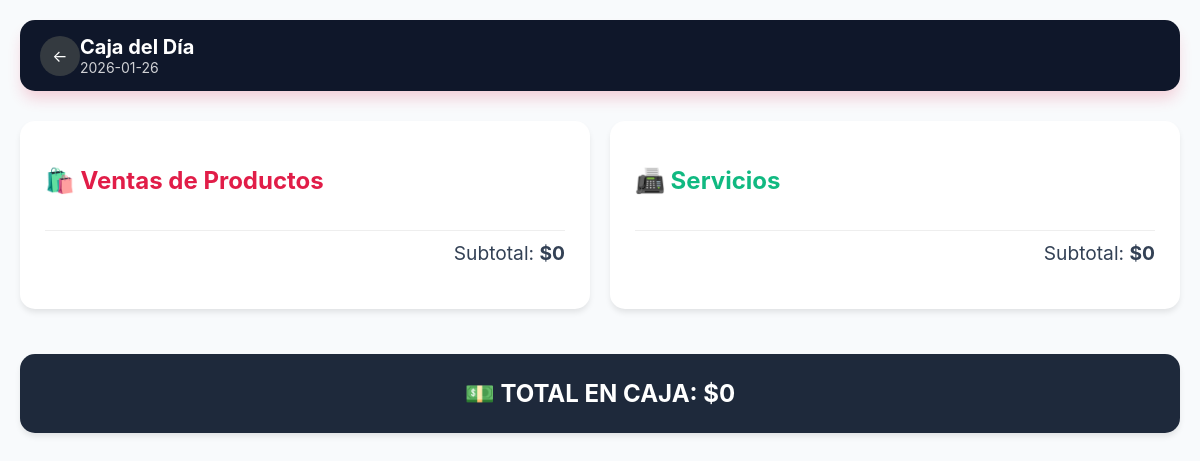
Page /historial (signed in) on the earlier database version.
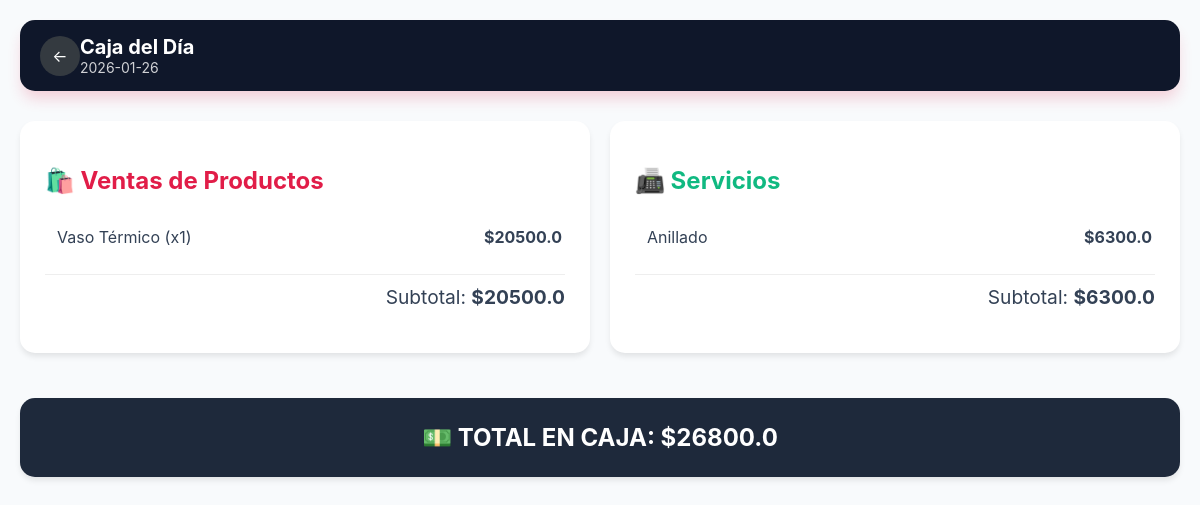
Same page on the later database version.
### tables this page shows
CREATE TABLE ventas (id INTEGER PRIMARY KEY AUTOINCREMENT, producto_nombre TEXT NOT NULL, cantidad INTEGER NOT NULL, monto_total REAL NOT NULL, fecha TIMESTAMP DEFAULT CURRENT_TIMESTAMP);

CREATE TABLE servicios (
                    id INTEGER PRIMARY KEY AUTOINCREMENT,
                 tipo TEXT NOT NULL,
                 monto REAL NOT NULL,
                 fecha TIMESTAMPO DEFAULT CURRENT_TIMESTAMP
                );

### main.py (the view)
@app.route('/historial')
@login_required
def historial():
    conn = conectar()
    hoy = datetime.now().strftime('%Y-%m-%d')
    ventas = conn.execute('SELECT * FROM ventas WHERE date(fecha) = ?', (hoy,)).fetchall()
    servicios = conn.execute('SELECT * FROM servicios WHERE date(fecha) = ?', (hoy,)).fetchall()
    total_v = sum(v['monto_total'] for v in ventas)
    total_s = sum(s['monto'] for s in servicios)
    conn.close()
    return render_template('historial.html', ventas=ventas, servicios=servicios,
                           total_v=total_v, total_s=total_s, total_dia=total_v+total_s, fecha=hoy)

### main.py (called while the page is built)
@login_manager.user_loader
def load_user(user_id):
    return User(user_id)

def conectar():
    base_dir = os.path.abspath(os.path.dirname(__file__))
    db_path = os.path.join(base_dir, 'libreria.db')
    conn = sqlite3.connect(db_path)
    conn.row_factory = sqlite3.Row
    return conn

### templates/historial.html (shortened to what this page needs)
<!DOCTYPE html>
<html lang="es">
<head>
    <link rel="stylesheet" href="{{ url_for('static', filename='css/style.css') }}">
</head>
<body style="background:#f8fafc;">
    <div class="main-container">
        <header class="header-hada" style="background: #0f172a;">
            <div style="display: flex; align-items: center;">
                <a href="/" class="btn-volver" title="Volver al Panel">←</a>
                <div>
                    <h1 style="margin:0; font-size: 20px;">Caja del Día</h1>
                    <p style="margin:0; opacity: 0.8; font-size: 14px;">{{ fecha }}</p>
                </div>
            </div>
        </header>
        <div style="display:grid; grid-template-columns: 1fr 1fr; gap:20px;">
            <div class="card-hada">
                <h2 style="color:var(--rojo-hada);">🛍️ Ventas de Productos</h2>
                <table style="width:100%;">
                    {% for v in ventas %}
                    <tr style="border-bottom: 1px solid #eee;">
                        <td style="padding:10px;">{{ v.producto_nombre }} (x{{ v.cantidad }})</td>
                        <td style="text-align:right;"><strong>${{ v.monto_total }}</strong></td>
                    </tr>
                    {% endfor %}
                </table>
                <p style="text-align:right; font-size:1.2rem; margin-top:15px; border-top: 1px solid #eee; padding-top: 10px;">
                    Subtotal: <strong>${{ total_v }}</strong>
                </p>
            </div>
            <div class="card-hada">
                <h2 style="color:#10b981;">📠 Servicios</h2>
                <table style="width:100%; text-align:left;">
                    {% for s in servicios %}
                    <tr style="border-bottom: 1px solid #eee;">
                        <td style="padding:10px;">{{ s.tipo }}</td>
                        <td style="text-align:right; font-weight:bold;">${{ s.monto }}</td>
                    </tr>
                    {% endfor %}
                </table>
                <p style="text-align:right; font-size:1.2rem; margin-top:15px; border-top: 1px solid #eee; padding-top: 10px;">
                    Subtotal: <strong>${{ total_s }}</strong>
                </p>
            </div>
        </div>
        <div class="card-hada" style="margin-top:20px; text-align:center; background:#1e293b; color:white;">
            <h2 style="margin:0;">💵 TOTAL EN CAJA: ${{ total_dia }}</h2>
        </div>
    </div>
</body>
</html>

Differences in the rows shown:
added ventas: producto_nombre "Vaso Térmico", cantidad "1", monto_total "20500.0"
added servicios: tipo "Anillado", monto "6300.0"
Other differences:
{{ total_v }}: "0" → "20500.0"
{{ total_s }}: "0" → "6300.0"
{{ total_dia }}: "0" → "26800.0"
